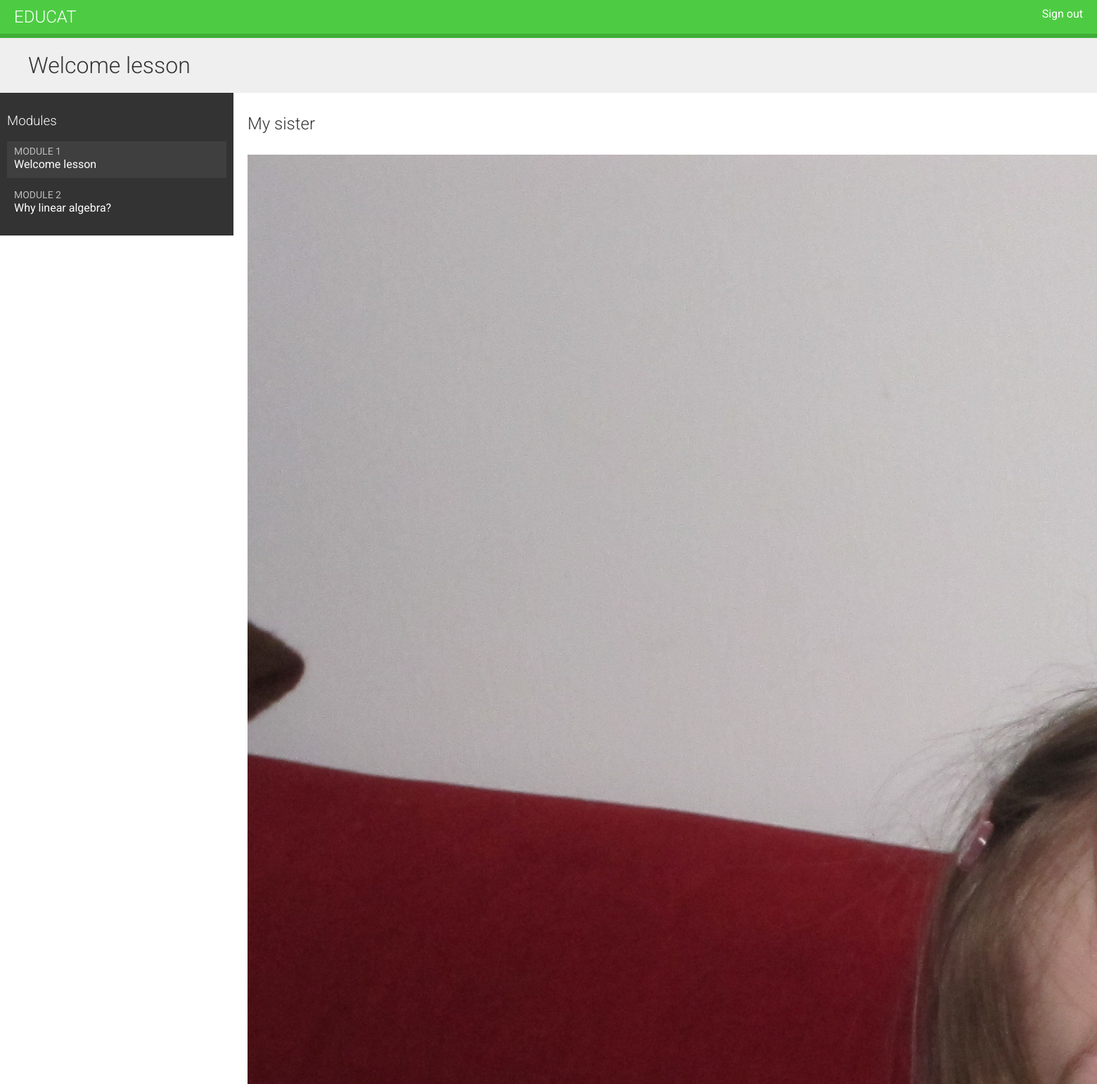
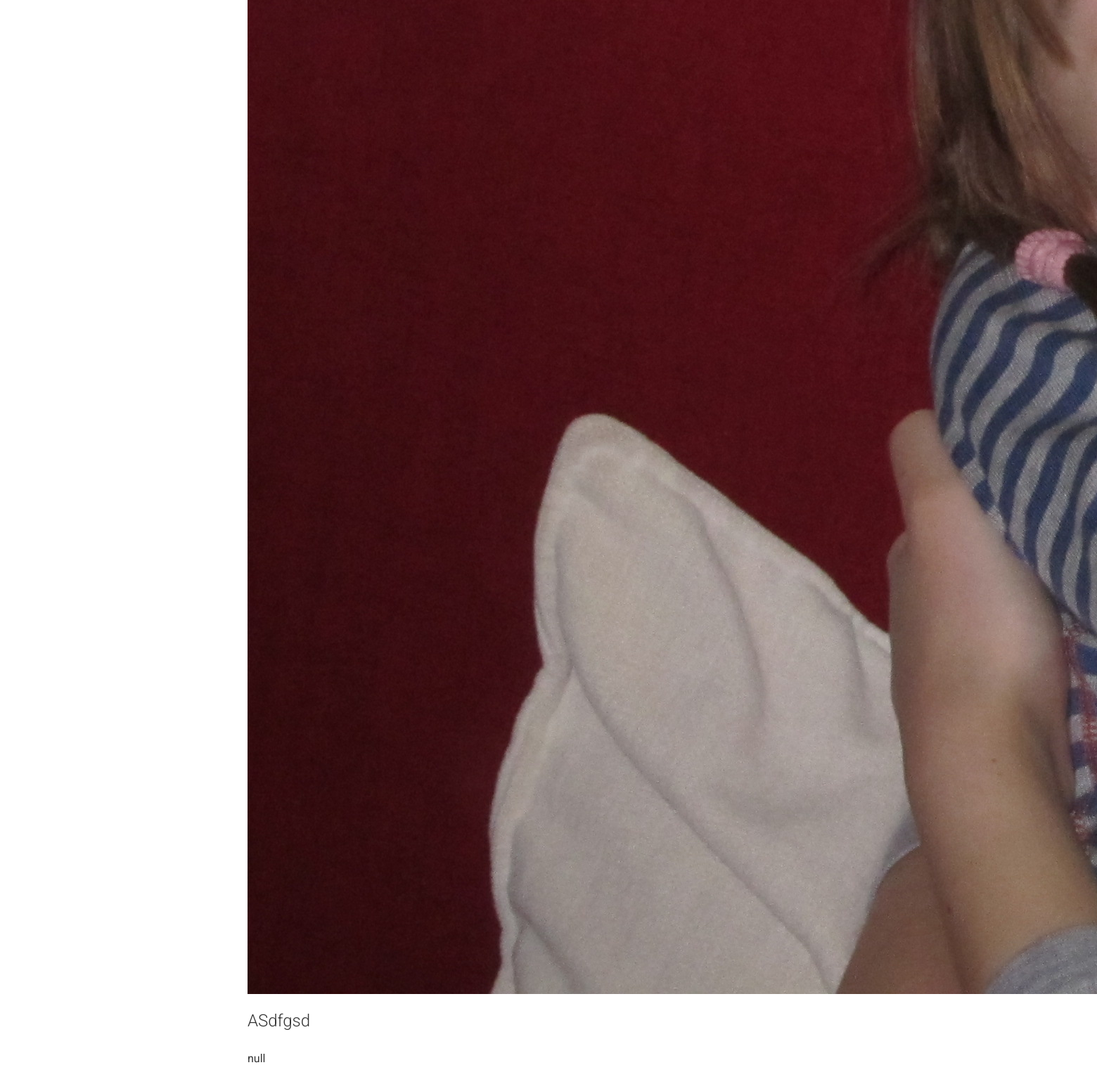
The page /students/course/2/ (signed in) on the database its author committed (2 pictures, top to bottom).
### courses/models.py (models this page shows, shortened)
class Module(models.Model):
    course = models.ForeignKey(Course,
                               related_name='modules',
                               on_delete=models.CASCADE)
    title = models.CharField(max_length=200)
    description = models.TextField(blank=True)
    order = OrderField(blank=True, for_fields=['course'])
    class Meta:
        ordering = ['order']

class Content(models.Model):
    module = models.ForeignKey(Module,
                               related_name='contents',
                               on_delete=models.CASCADE)
    content_type = models.ForeignKey(ContentType,
                                     on_delete=models.CASCADE,
                                     limit_choices_to={'model__in': (
                                         'text',
                                         'video',
                                         'image',
                                         'file')
                                     })
    object_id = models.PositiveIntegerField()
    item = GenericForeignKey('content_type', 'object_id')
    order = OrderField(blank=True, for_fields=['module'])
    class Meta:
        ordering = ['order']

class ItemBase(models.Model):
    owner = models.ForeignKey(User,
                              related_name='%(class)s_related',
                              on_delete=models.CASCADE)
    title = models.CharField(max_length=250)
    created = models.DateTimeField(auto_now_add=True)
    updated = models.DateTimeField(auto_now=True)
    class Meta:
        abstract = True
    def render(self):
        return render_to_string(
            f'course/content/{self._meta.model_name}.html',
            {'item': self})

class Image(ItemBase):
    file = models.FileField(upload_to='images')

class Text(ItemBase):
    content = models.TextField()

### students/views.py (the view)
class StudentCourseDetailView(DetailView):
    model = Course
    template_name = 'students/course/detail.html'
    def get_queryset(self):
        qs = super().get_queryset()
        return qs.filter(students__in=[self.request.user])
    def get_context_data(self, **kwargs):
        context = super().get_context_data(**kwargs)
        course = self.get_object()
        if 'module_id' in self.kwargs:
            context['module'] = course.modules.get(id=self.kwargs['module_id'])
        else:
            context['module'] = course.modules.all()[0]
        return context

### students/templates/students/course/detail.html (shortened to what this page needs)
{% extends "base.html" %}
{% block content %}
    <h1>
        {{ module.title }}
    </h1>
    <div class="contents">
        <h3>Modules</h3>
        <ul id="modules">
            {% for m in object.modules.all %}
                <li data-id="{{ m.id }}" {% if m == module %}class="selected"{% endif %}>
                    <a href="{% url "student_course_detail_module" object.id m.id %}">
                        <span>Module <span class="order">{{ m.order|add:1 }}</span></span>
                        <br>{{ m.title }}
                    </a>
                </li>
            {% empty %}
                <li>No modules yet.</li>
            {% endfor %}
        </ul>
    </div>
    <div class="module">
        {% for content in module.contents.all %}
            {% with item=content.item %}
                <h2>{{ item.title }}</h2>
                {{ item.render }}
            {% endwith %}
        {% endfor %}
    </div>
{% endblock %}

### courses/templates/course/content/image.html
<p>
    <img src="{{ item.file.url }}" alt="{{ item.title }}">
</p>

### courses/templates/course/content/text.html
{{ item.content|linebreaks }}

### courses/static/css/base.css (style rules this page uses)
body { margin: 0; font-family: 'Roboto', sans-serif; font-weight: 400; color: #333; }
a { color: #3fad37; text-decoration: none; }
ul { float: left; }
h1, h2, h3, h4, h5, h6 { font-family: 'Roboto', sans-serif; font-weight: 300; }
h1 { background: #efefef; width: 100%; overflow: auto; padding: 20px 0 20px 40px; margin: 0; }
.module { padding: 10px 20px; float: left; width: 600px; }
.module p { margin: 10px 0 20px; width: 100%; float: left; }
.contents { width: 20%; padding: 10px; float: left; background: #333; color: #fff; font-family: 'Roboto', sans-serif; }
.contents ul { list-style: none; margin: 0; padding: 0; width: 100%; }
.contents ul li { margin: 0 0 10px 0; padding: 4px 10px 10px; overflow: auto; }
.contents ul li.selected { background: #3f3f3f; }
.contents ul span { text-transform: uppercase; color: #bbb; font-size: 14px; }
.contents ul a { display: block; color: #fff; text-decoration: none; }

### rows shown on the page
Module: title "Welcome lesson", order|add "1"
Module: order|add "2", title "Why linear algebra?"
Content: item "My sister", item.file (picture)
Content: item "ASdfgsd", item.content "null"
